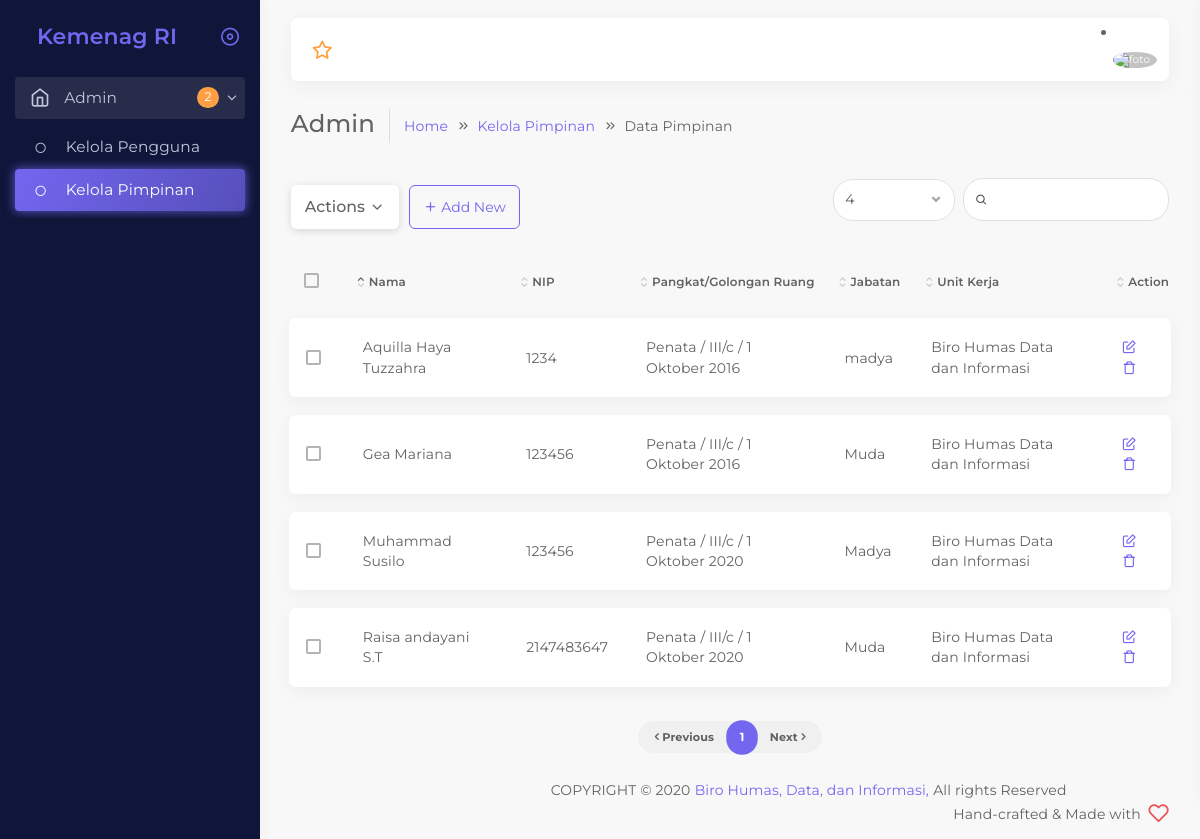
/admin/pimpinan.php (signed in), run on the app's committed database.
### tables this page shows
CREATE TABLE `pimpinan` (
  `id_pimpinan` int(255) NOT NULL,
  `nama` varchar(255) NOT NULL,
  `nip` int(255) NOT NULL,
  `pangkat_golongan` varchar(255) NOT NULL,
  `jabatan` varchar(255) NOT NULL,
  `unit_kerja` varchar(255) NOT NULL
);

### admin/pimpinan.php (the view, shortened to what this page needs)
<!DOCTYPE html>
<html class="loading" lang="en" data-textdirection="ltr">
<head>
    <link rel="stylesheet" type="text/css" href="../app-assets/vendors/css/vendors.min.css">
    <link rel="stylesheet" type="text/css" href="../app-assets/vendors/css/tables/datatable/datatables.min.css">
    <link rel="stylesheet" type="text/css" href="../app-assets/vendors/css/file-uploaders/dropzone.min.css">
    <link rel="stylesheet" type="text/css" href="../app-assets/vendors/css/tables/datatable/extensions/dataTables.checkboxes.css">
    <link rel="stylesheet" type="text/css" href="../app-assets/css/bootstrap.css">
    <link rel="stylesheet" type="text/css" href="../app-assets/css/bootstrap-extended.css">
    <link rel="stylesheet" type="text/css" href="../app-assets/css/colors.css">
    <link rel="stylesheet" type="text/css" href="../app-assets/css/components.css">
    <link rel="stylesheet" type="text/css" href="../app-assets/css/themes/dark-layout.css">
    <link rel="stylesheet" type="text/css" href="../app-assets/css/themes/semi-dark-layout.css">
    <link rel="stylesheet" type="text/css" href="../app-assets/css/core/menu/menu-types/vertical-menu.css">
    <link rel="stylesheet" type="text/css" href="../app-assets/css/core/colors/palette-gradient.css">
    <link rel="stylesheet" type="text/css" href="../app-assets/css/plugins/file-uploaders/dropzone.css">
    <link rel="stylesheet" type="text/css" href="../app-assets/css/pages/data-list-view.css">
    <link rel="stylesheet" type="text/css" href="../assets/css/style.css">
</head>
<body class="vertical-layout vertical-menu-modern semi-dark-layout 2-columns  navbar-floating footer-static  " data-open="click" data-menu="vertical-menu-modern" data-col="2-columns" data-layout="semi-dark-layout">
    <nav class="header-navbar navbar-expand-lg navbar navbar-with-menu floating-nav navbar-light navbar-shadow">
        <div class="navbar-wrapper">
            <div class="navbar-container content">
                <div class="navbar-collapse" id="navbar-mobile">
                    <div class="mr-auto float-left bookmark-wrapper d-flex align-items-center">
                        <ul class="nav navbar-nav">
                            <li class="nav-item d-none d-lg-block"><a class="nav-link bookmark-star"><i class="ficon feather icon-star warning"></i></a>
                            </li>
                        </ul>
                    </div>
                    <li class="dropdown dropdown-user nav-item ">
                        <a class="dropdown-toggle nav-link dropdown-user-link section_userinfo" href="#" data-toggle="dropdown">
                            <span class="avatar avatar-online">
                            <img src="https://sso.undip.ac.id/assets/app/images/user.png" style="max-width: 50px;" alt="foto"><i></i></span>
                            <span class="user-name" style="margin-bottom: 1rem;" >  <?php echo $login_session; ?></span></a>
                    </li>
                </div>
            </div>
        </div>
    </nav>
    <div class="main-menu menu-fixed menu-dark menu-accordion menu-shadow" data-scroll-to-active="true">
        <div class="navbar-header">
            <ul class="nav navbar-nav flex-row">
                <li class="nav-item mr-auto"><a class="navbar-brand" href="../html/ltr/vertical-menu-template-semi-dark/index.html">
                        <h2 class="brand-text mb-0">Kemenag RI</h2>
                    </a></li>
                <li class="nav-item nav-toggle"><a class="nav-link modern-nav-toggle pr-0" data-toggle="collapse"><i class="feather icon-x d-block d-xl-none font-medium-4 primary toggle-icon"></i><i class="toggle-icon feather icon-disc font-medium-4 d-none d-xl-block collapse-toggle-icon primary" data-ticon="icon-disc"></i></a></li>
            </ul>
        </div>
        <div class="main-menu-content">
            <ul class="navigation navigation-main" id="main-menu-navigation" data-menu="menu-navigation">
                <li class=" nav-item"><a href="index.html"><i class="feather icon-home"></i><span class="menu-title" data-i18n="Dashboard">Admin</span><span class="badge badge badge-warning badge-pill float-right mr-2">2</span></a>
                    <ul class="menu-content">
                        <li ><a href="./pengguna.php"><i class="feather icon-circle"></i><span class="menu-item" data-i18n="Analytics">Kelola Pengguna</span></a>
                        </li>
                        <li class="active"><a href="./pimpinan.php"><i class="feather icon-circle"></i><span class="menu-item" data-i18n="eCommerce">Kelola Pimpinan</span></a>
                        </li>
                    </ul>
                </li>
        </div>
    </div>
    <div class="app-content content">
        <div class="content-wrapper">
            <div class="content-header row">
                <div class="content-header-left col-md-9 col-12 mb-2">
                    <div class="row breadcrumbs-top">
                        <div class="col-12">
                            <h2 class="content-header-title float-left mb-0">Admin</h2>
                            <div class="breadcrumb-wrapper col-12">
                                <ol class="breadcrumb">
                                    <li class="breadcrumb-item"><a href="index.html">Home</a>
                                    </li>
                                    <li class="breadcrumb-item"><a href="#">Kelola Pimpinan</a>
                                    </li>
                                    <li class="breadcrumb-item active">Data Pimpinan
                                    </li>
                                </ol>
                            </div>
                        </div>
                    </div>
                </div>
            <div class="content-body">
                <section id="data-list-view" class="data-list-view-header">
                    <div class="action-btns d-none">
                        <div class="btn-dropdown mr-1 mb-1">
                            <div class="btn-group dropdown actions-dropodown">
                                <button type="button" class="btn btn-white px-1 py-1 dropdown-toggle waves-effect waves-light" data-toggle="dropdown" aria-haspopup="true" aria-expanded="false">
                                    Actions
                                </button>
                            </div>
                        </div>
                    </div>
                    <div class="table-responsive">
                        <table class="table data-list-view">
                            <thead>
                                <tr>
                                    <th></th>
                                    <th>Nama</th>
                                    <th>NIP</th>
                                    <th>Pangkat/Golongan Ruang</th>
                                    <th>Jabatan</th>
                                    <th>Unit Kerja</th>
                                    <th>Action</th>
                                </tr>
                            </thead>
                            <tbody>
                            <?php
                                include_once("../config.php");
                                $result = mysqli_query($mysqli, "SELECT * FROM pimpinan ORDER BY id_pimpinan ASC");
                                while($user_data = mysqli_fetch_array($result)) {
                                ?>
                                <tr>
                                    <td></td>
                                    <td><?php echo $user_data['nama']; ?></td>
                                    <td><?php echo $user_data['nip']; ?></td>
                                    <td><?php echo $user_data['pangkat_golongan']; ?></td>
                                    <td><?php echo $user_data['jabatan']; ?></td>
                                    <td><?php echo $user_data['unit_kerja']; ?></td>
                                    <td class="product-action">
                                    <a href="pimpinan-edit.php?id_pimpinan=<?php echo $user_data['id_pimpinan']; ?>" class="feather icon-edit"></a>
                                    <a class="feather icon-trash" href="./delete.php?id_pimpinan=<?php echo $user_data['id_pimpinan']; ?>"></a>
                                    </td>
                                    </tr>
                                    <?php } ?>
                            </tbody>
                        </table>
                    </div>
                    </div>
            </div>
        </div>
    </div>
    <footer class="footer footer-static footer-light">
        <p class="clearfix blue-grey lighten-2 mb-0"><span class="float-md-left d-block d-md-inline-block mt-25">COPYRIGHT &copy; 2020<a class="text-bold-800 grey darken-2" href="https://1.envato.market/pixinvent_portfolio" target="_blank">Biro Humas, Data, dan Informasi,</a>All rights Reserved</span><span class="float-md-right d-none d-md-block">Hand-crafted & Made with<i class="feather icon-heart pink"></i></span>
        </p>
    </footer>
</body>
</html>

### app-assets/css/themes/semi-dark-layout.css (style rules this page uses)
body.semi-dark-layout .main-menu { background-color : #10163A; }
body.semi-dark-layout .main-menu-content .navigation-main { background-color : #10163A; }
body.semi-dark-layout .main-menu-content .navigation-main .nav-item i { color : #C2C6DC; }
body.semi-dark-layout .main-menu-content .navigation-main .nav-item.open a { background-color : #262C49; }
body.semi-dark-layout .main-menu-content .navigation-main .nav-item a:after, body.semi-dark-layout .main-menu-content .navigation-main .nav-item a { color : #C2C6DC; }
body.semi-dark-layout .main-menu-content .navigation-main .nav-item .menu-content { background-color : #10163A; }
body.semi-dark-layout .main-menu-content .navigation-main .nav-item .menu-content .active .menu-item { color : #FFFFFF; }
body.semi-dark-layout .main-menu-content .navigation-main .nav-item .menu-content li:not(.active) a { background-color : #10163A; }
body.semi-dark-layout .main-menu-content .navigation-main .active .menu-title, body.semi-dark-layout .main-menu-content .navigation-main .active i { color : #FFFFFF; }
body.semi-dark-layout .main-menu-content .navigation-main .sidebar-group-active a { background : #10163A; border-radius : 4px; }
body.semi-dark-layout .main-menu-content .navigation-main .sidebar-group-active .menu-content { background-color : #10163A; }
body.semi-dark-layout .main-menu-content .navigation-main .sidebar-group-active .menu-content .active { z-index : 1; }
body.semi-dark-layout .main-menu-content .navigation-main .sidebar-group-active .menu-content .active a { background-color : transparent; }

### app-assets/css/core/menu/menu-types/vertical-menu.css (style rules this page uses)
body.vertical-layout.vertical-menu-modern .main-menu .navigation > li > a > i { font-size : 1.2rem; margin-right : 1rem; float : left; }
body.vertical-layout.vertical-menu-modern .main-menu .navigation .menu-content > li > a > i { margin-right : 1.38rem; font-size : 0.8rem; }
body.vertical-layout.vertical-menu-modern .toggle-icon { margin-right : 0.425rem; }
body.vertical-layout.vertical-menu-modern .main-menu { -webkit-transition : 0.4s cubic-bezier(0.25, 0.8, 0.25, 1); transition : 0.4s cubic-bezier(0.25, 0.8, 0.25, 1); -webkit-transform : translate3d(0, 0, 0); transform : translate3d(0, 0, 0); -webkit-backface-visibility : hidden; backface-visibility : hidden; }
body.vertical-layout.vertical-menu-modern.menu-expanded .main-menu { width : 260px; }
body.vertical-layout.vertical-menu-modern.menu-expanded .main-menu .navigation > li > a > i { margin-right : 1rem; float : left; }
body.vertical-layout.vertical-menu-modern.menu-expanded .main-menu .navigation > li > a > i:before { font-size : 1.429rem; }
body.vertical-layout.vertical-menu-modern.menu-expanded .main-menu .navigation > li > a > span { -webkit-animation : 0.3s cubic-bezier(0.25, 0.8, 0.25, 1) 0s normal forwards 1 fadein; animation : 0.3s cubic-bezier(0.25, 0.8, 0.25, 1) 0s normal forwards 1 fadein; }
body.vertical-layout.vertical-menu-modern.menu-expanded .main-menu .navigation > li > a > span.badge { position : absolute; right : 20px; }
body.vertical-layout.vertical-menu-modern.menu-expanded .main-menu .navigation li.has-sub > a:not(.mm-next):after { content : '\f105'; font-family : 'FontAwesome'; font-size : 1.1rem; display : inline-block; position : absolute; right : 25px; top : 10px; -webkit-transform : rotate(0deg); -ms-transform : rotate(0deg); transform : rotate(0deg); transition : -webkit-transform 0.2s ease-in-out; }
body.vertical-layout.vertical-menu-modern.menu-expanded .main-menu .navigation li.open > a:not(.mm-next):after { -webkit-transform : rotate(90deg); -ms-transform : rotate(90deg); transform : rotate(90deg); }
body.vertical-layout.vertical-menu-modern.menu-expanded .footer { margin-left : 260px; }
@media (min-width: 992px) { body.vertical-layout.vertical-menu-modern .main-menu { width : 260px; } }
@media (min-width: 992px) { body.vertical-layout.vertical-menu-modern .footer { margin-left : 260px; } }

### data on the page
pimpinan: nama "Aquilla Haya Tuzzahra", nip "1234", pangkat_golongan "Penata / III/c / 1 Oktober 2016", jabatan "madya", unit_kerja "Biro Humas Data dan Informasi"
pimpinan: nama "Muhammad Susilo", nip "123456", pangkat_golongan "Penata / III/c / 1 Oktober 2020", jabatan "Madya", unit_kerja "Biro Humas Data dan Informasi"
pimpinan: nama "Gea Mariana", nip "123456", pangkat_golongan "Penata / III/c / 1 Oktober 2016", jabatan "Muda", unit_kerja "Biro Humas Data dan Informasi"
pimpinan: nama "Raisa andayani S.T", nip "2147483647", pangkat_golongan "Penata / III/c / 1 Oktober 2020", jabatan "Muda", unit_kerja "Biro Humas Data dan Informasi"
